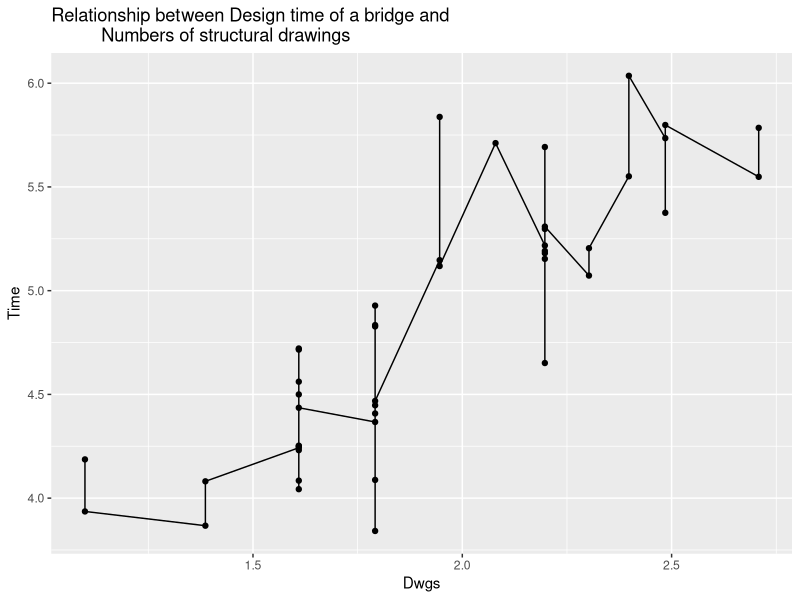

Generate this figure with R:
## ---- chunk 1
knitr::opts_chunk$set(echo = TRUE)
## ---- chunk 2
library(tidyverse)
library(skimr)
library(MASS)
## ---- chunk 3
bridge <- read.table("bridge.txt",header = T)
head(bridge)
skim(bridge)
## ---- chunk 4
bridge <- bridge[,-1]
bridge <- log(bridge)
head(bridge)
## ---- chunk 5
#Concerning design time of a bridge, I prefer Numbers of structural drawings to be more relevant. First let's conduct an EDA.
bridge%>%
  ggplot(mapping = aes(x = Dwgs,y = Time)) + 
  geom_point() + 
  geom_line() + 
  ggtitle("Relationship between Design time of a bridge and 
          Numbers of structural drawings")
## ---- chunk 6
#Construct the full linear regression model using Time as the response variable
full.model <- lm(Time ~ .,data = bridge)
summary(full.model)
## ---- chunk 7
#Using stepwise selection with BIC
stepwiseSelection <- stepAIC(full.model,direction = "both",
                             trace = FALSE,k = log(NROW(bridge)))
summary(stepwiseSelection)
